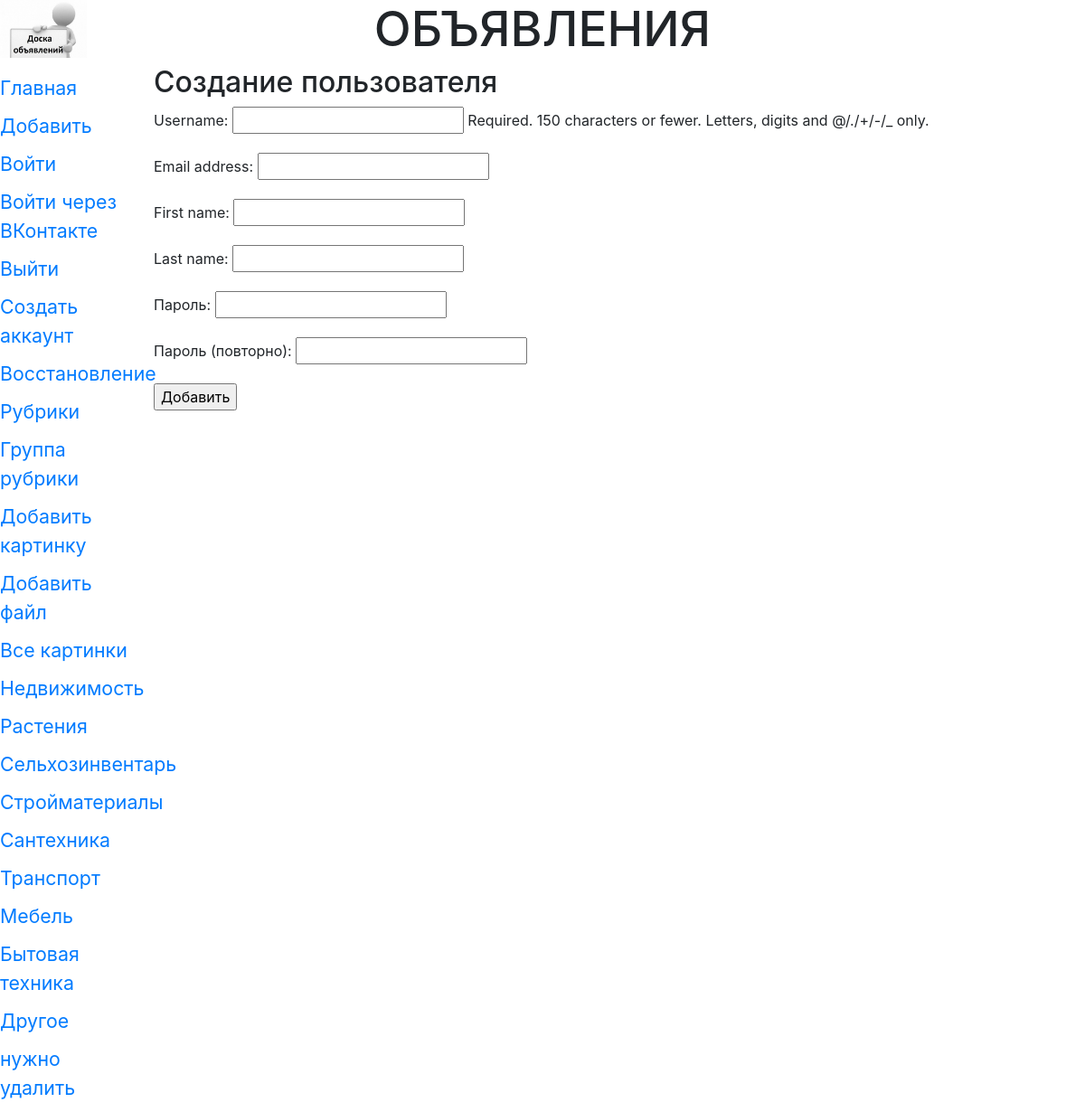
The app's page /bboard/add_user/ with its own data.
### bboard/models.py (models this page shows, shortened)
class Rubric (models.Model):#клас рубрик
    name = models.CharField(max_length=20, db_index=True, verbose_name='Название')
    order = models.SmallIntegerField(default=0, db_index=True)
    class Meta:
        verbose_name_plural = 'Рубрики'
        verbose_name = 'Рубрика'
        ordering = ['order', 'name']

### bboard/views.py (the view)
# urls.py: path('add_user/', UserCreateView.as_view(), name='add_user'),
class UserCreateView(CreateView):
    template_name = 'bboard/create_user.html'
    form_class = RegisterUserForm
    success_url = reverse_lazy('index')
    def get_context_data(self, **kwargs):#нужно добавить в контекст шаблона список рубрик
        context = super().get_context_data(**kwargs)#метод формируент контекст шаблона
        context['rubrics'] = Rubric.objects.all()#добавим рубрики
        return context

### bboard/forms.py
class RegisterUserForm(forms.ModelForm):
    password1 = forms.CharField(label='Пароль')
    password2 = forms.CharField(label='Пароль (повторно)')
    class Meta:
        model = User
        fields = ('username', 'email', 'first_name', 'last_name')

### bboard/templates/bboard/create_user.html (shortened to what this page needs)
{% extends "layout/basic.html" %}
{% block content %}
<h2>Создание пользователя</h2>
<form method="post">
    {{ form.as_p }}
    <input type="submit" value="Добавить">
</form>
{% endblock %}

### bboard/templates/layout/basic.html (shortened to what this page needs)
{% load static %}
{% load bootstrap4 %}
{% load cache %}
<!DOCTYPE html>
<html>
    <head>
        <link rel="stylesheet" type="text/css" href="{% static 'bboard/style.css' %}">
        {% bootstrap_css %}
    </head>
    <body>
        <header>
            <h1>Объявления</h1>
        </header>
        {% cache 300 navbar %}
        <nav>
            <a href="{% url 'index' %}">Главная</a>
            <a href="{% url 'add' %}">Добавить</a>
            <a href="{% url 'login' %}">Войти</a>
            <a href="{% url 'social:begin' 'vk-oauth2' %}">Войти через ВКонтакте</a>
            <a href="{% url 'logout' %}">Выйти</a>
            <a href="{% url 'add_user' %}">Создать аккаунт</a>
            <a href="{% url 'password_reset' %}">Восстановление</a>
            <a href="{% url 'rubrics' %}">Рубрики</a>
            <a href="{% url 'rubrics_formset' %}">Группа рубрики</a>
            <a href="{% url 'add_img' %}">Добавить картинку</a>
            <a href="{% url 'add_file' %}">Добавить файл</a>
            <a href="{% url 'all_img' %}">Все картинки</a>
            {% for rubric in rubrics %}
            <a href="{{ rubric.get_absolute_url }}">{{ rubric.name }}</a>
            {% endfor %}
        </nav>
        {% endcache %}
        <section>
        {% block content %}
        {% endblock %}
        </section>
    </body>
</html>

### bboard/static/bboard/style.css (style rules this page uses)
header h1 { font-size: 40pt; text-transform: uppercase; text-align: center; background: url("bg.jpg") left/auto 100% no-repeat; }
nav { font-size: 16pt; width: 150px; float: left; }
nav a { display: block; margin: 10px 0px; }
section { margin-left: 170px; }

### records on screen
Rubric: name "Недвижимость"
Rubric: name "Растения"
Rubric: name "Сельхозинвентарь"
Rubric: name "Стройматериалы"
Rubric: name "Сантехника"
Rubric: name "Транспорт"
Rubric: name "Мебель"
Rubric: name "Бытовая техника"
Rubric: name "Другое"
Rubric: name "нужно удалить"
